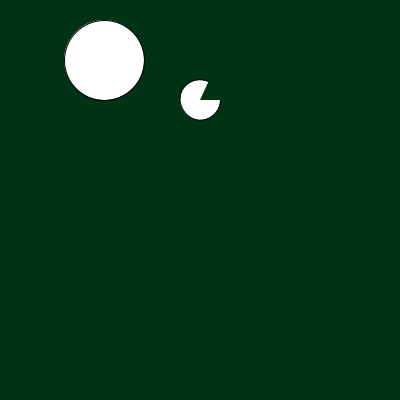
Frame 1 (no input)
Frame 60 (the mouse pressed at the canvas centre just before this capture): identical to frame 1, image omitted
Frame 120 (the mouse held since frame 60 and released just before this capture): identical to frame 1, image omitted

The Processing sketch that drew this single still picture (run headless with seeded random() and noise(); from frame 60 on, the mouse is pressed at the canvas centre):

// Processing sketch: processing_115271
// ── processing_115271.pde

float radius =40;
float circle_X = 104;
float circle_Y = 60;
void setup() {
  size(400, 400);
}

void draw() {
  background(0, 50, 20);
  //is the mouse inside the circle?
  if ( dist(mouseX, mouseY, circle_X, circle_Y) < radius) { 
    fill(255, 0, 126);
    rect(300, 300, 100, 100);
  } else {
    fill(255);
    arc(200, 100, 40, 40, 0, PI+2);
  }
  ellipse(circle_X, circle_Y, radius*2, radius*2); 
  //drawing the circle is optional 
}
